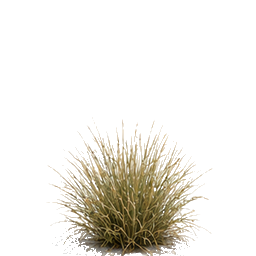
#> input picture bunchgrass.png, 256 x 256 px
$ python -i generate_plant_sprites.py   (imports and definitions only)
#> lines starting #> are read from the running program, lines starting #| are printed output that depends on the picture
#> further down, picture is the input picture: PIL image 256x256 RGBA; mean R, G, B, A 236, 233.7, 227.7, 43.5
#!/usr/bin/env python3
"""
Generate new plant billboard sprites via fal.ai, in the style of the existing set.

Pipeline per species: flux generates a single specimen on a plain background,
birefnet mattes it out, then it is trimmed to its own bounding box and laid
into a 256x256 cell bottom-aligned, which is the convention the sprite atlas
and the InstancedPlants shader already expect.

The prompts deliberately ask for no ground and no cast shadow. The original
sprite set was cut from photos shot on soil and every one of them kept a wedge
of pale caliche under the plant, which had to be flood-filled back out (see
clean_plant_sprites.py). Asking for a plain background avoids inheriting the
same problem.

Key is read from ~/Documents/amema-3d-2026/fal.ai.txt and never printed.

Usage: python3 scripts/generate_plant_sprites.py [--only NAME] [--seed N]
"""
import argparse, json, os, sys, urllib.request, io

try:
    from PIL import Image
except ImportError:
    sys.exit("needs Pillow:  pip3 install Pillow")

KEY_FILE = os.path.expanduser('~/Documents/amema-3d-2026/fal.ai.txt')
OUT = os.path.join(os.path.dirname(__file__), '..', 'public', 'assets', 'plants')
CELL = 256
MARGIN = 6

# "no ground" alone does not hold -- the first pass asked for it and every
# species still came back planted in a mound of soil or gravel. Naming each
# unwanted object explicitly, and asking for the stem to be cut off at the
# frame edge, is what actually suppresses it.
STYLE = ("photographic botanical reference shot of one single isolated plant, "
         "entire plant fully in frame with space around it, evenly lit overcast "
         "daylight, pure plain white seamless background, floating cutout with "
         "nothing at all beneath the plant, stem cut off flat at the bottom edge "
         "of the frame, no soil, no dirt, no mound, no gravel, no pebbles, no "
         "rocks, no mulch, no pot, no roots, no grass, no ground plane, no cast "
         "shadow, no other plants, sharp focus, eye level, centred")

SPECIES = {
    'liveoak': "a mature Texas plateau live oak tree, Quercus fusiformis, broad spreading dense dark green canopy, short gnarled trunk",
    'cenizo': "a cenizo Texas sage shrub, Leucophyllum frutescens, dense rounded mound of small silver grey green leaves, a few purple flowers",
    'blackbrush': "a blackbrush acacia, Vachellia rigidula, a low wide multi-stemmed desert shrub in full summer leaf, dense mass of small fine dull green compound leaflets covering a tangle of stiff crooked thorny grey twigs, twice as wide as it is tall, no single trunk, not a tree, not bare, not dormant, no flowers",
    'persimmon': "a Texas persimmon small tree, Diospyros texana, multiple smooth pale grey peeling trunks, small glossy dark green leaves, sparse crown",
    'ocotillo': "an ocotillo, Fouquieria splendens, about eighteen tall slender straight spiny unbranched grey-green wands rising together from one point at the base and splaying outward into a wide vase shape, small green leaves along every stem, tips slightly curving",
    'agarita': "an agarita shrub, Mahonia trifoliolata, low stiff rounded shrub of holly-like spiny blue grey green leaflets",
}


# Seeds that produced a usable specimen, recorded so the set is reproducible.
# The defaults are not arbitrary: blackbrush first came back as a flowering
# tree and then as a bare dormant one, and ocotillo as a four-wand stub, so
# these two were re-rolled against reworked prompts until the form was right.
SEEDS = {
    'liveoak': 4200, 'cenizo': 4301, 'blackbrush': 293,
    'persimmon': 4503, 'ocotillo': 719, 'agarita': 4705,
}


def key():
    with open(KEY_FILE) as f:
        return f.read().strip()


# [7 lines left out: function post, not called in this run]


# Fraction of the plant's height, measured up from the bottom, that the base
# strip is allowed to touch. The billboard is planted into the terrain, so
# anything this low is at or below ground level in game anyway.
BASE_BAND = 0.25


def strip_base(img):
    """Delete the soil/gravel pad flux insists on putting under the plant.

    Prompting against it does not work -- naming every unwanted object still
    came back with gravel discs and root flares. Colour does work, because the
    debris is always warm earth tone (soil brown, tan pebbles) while the
    foliage is green or blue-grey, and it is always at the very bottom.

    So: inside the bottom BASE_BAND of the plant, drop anything warm and
    non-green. Foliage that dips into the band keeps its colour test and
    survives; a brown lower trunk inside the band goes, which costs nothing
    because that part is buried when the sprite is planted.
    """
    img = img.convert('RGBA')
    bbox = img.split()[3].getbbox()
#> bbox = (46, 117, 213, 256)
    if not bbox:
        return img
    x0, y0, x1, y1 = bbox
#> x0 = 46; y0 = 117; x1 = 213; y1 = 256
    band_top = y1 - int((y1 - y0) * BASE_BAND)
#> band_top = 222
    px = img.load()
    removed = 0
    for y in range(band_top, y1):
        for x in range(x0, x1):
            r, g, b, a = px[x, y]
            if a == 0:
                continue
            # warm (earth) and not green-dominant, or near-black, which is
            # what the contact shadow leaves behind once the soil is gone.
            if (r > b + 18 and g <= r) or max(r, g, b) < 70:
                px[x, y] = (r, g, b, 0)
                removed += 1
#> after the loop, removed = 2905
    return drop_floaters(img)


def drop_floaters(img, keep_frac=0.004):
    """Delete disconnected specks — the crumbs left behind by strip_base.

    Anything not joined to the plant's own silhouette is debris by definition,
    so this is a connectivity test rather than another colour threshold and it
    cannot eat foliage.
    """
#> called with keep_frac = 0.004
    w, h = img.size
#> w = 256; h = 256
    px = img.load()
    seen = [[False] * w for _ in range(h)]
    comps = []
    for sy in range(h):
        for sx in range(w):
            if seen[sy][sx] or px[sx, sy][3] == 0:
                continue
            stack, comp = [(sx, sy)], []
            seen[sy][sx] = True
            while stack:
                x, y = stack.pop()
                comp.append((x, y))
                for dx, dy in ((1, 0), (-1, 0), (0, 1), (0, -1)):
                    xx, yy = x + dx, y + dy
                    if 0 <= xx < w and 0 <= yy < h and not seen[yy][xx] and px[xx, yy][3] > 0:
                        seen[yy][xx] = True
                        stack.append((xx, yy))
            comps.append(comp)
    if not comps:
        return img
    biggest = max(len(c) for c in comps)
#> biggest = 7662
    for comp in comps:
        if len(comp) < biggest * keep_frac:
            for x, y in comp:
                r, g, b, _ = px[x, y]
                px[x, y] = (r, g, b, 0)
    return img


def fit(img):
    """Trim to content and stretch it to fill the whole cell. Returns (cell, aspect).

    Not the aspect-preserving fit the original sprites use. Those pad the plant
    into a square cell and leave 38-84% of it empty, which means a species'
    `height` is the height of the *card*, and the plant drawn on it comes out
    some unrelated fraction of that -- every one of the old height values had
    to be eyeballed against whatever padding its sprite happened to have.

    Filling the cell and recording the true content aspect instead lets the
    shader's existing per-species `aspect` do the un-stretching, so the card is
    `height` tall and `aspect * height` wide and the plant fills it exactly.
    `height` then means the plant's height in metres, which is what it reads as.
    The two conventions coexist: `aspect` is per species, and the atlas treats
    every 256x256 cell the same way regardless.
    """
    img = strip_base(img)
#> in strip_base, `return drop_floaters(img)`:
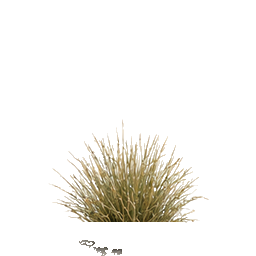
#> returned value: PIL image 256x256 RGBA; mean R, G, B, A 236, 233.7, 227.7, 30; transparent parts drawn white
    bbox = img.split()[3].getbbox()
#> bbox = (48, 119, 209, 256)
    if bbox:
        img = img.crop(bbox)
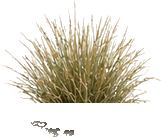
#> img: PIL image 161x137 RGBA; mean R, G, B, A 198.8, 191.8, 173.9, 89.1; transparent parts drawn white
    aspect = img.width / img.height
#> aspect = 1.18
    return img.resize((CELL, CELL), Image.LANCZOS), aspect


# [47 lines left out: function main, not called in this run]


# [2 lines not run here, left out]

>>> from PIL import Image
>>> picture = Image.open('../bunchgrass.png')
>>> result = fit(picture)
